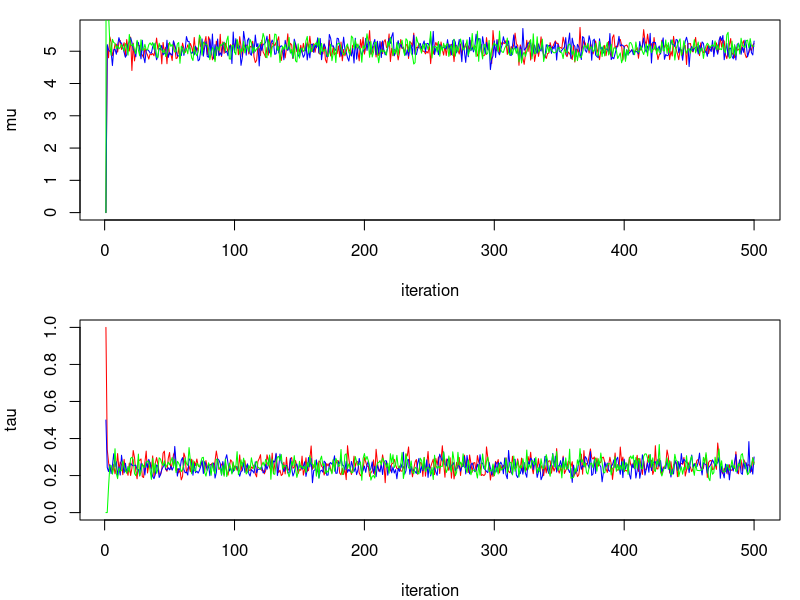
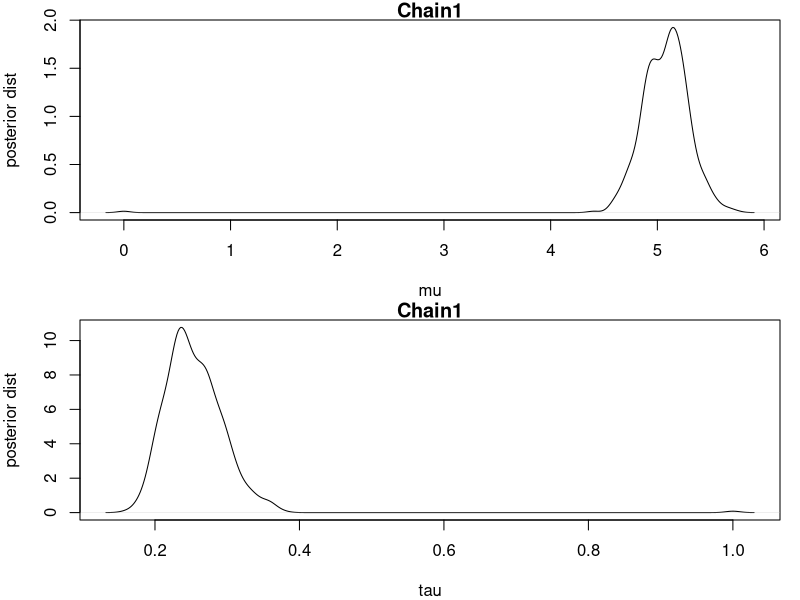
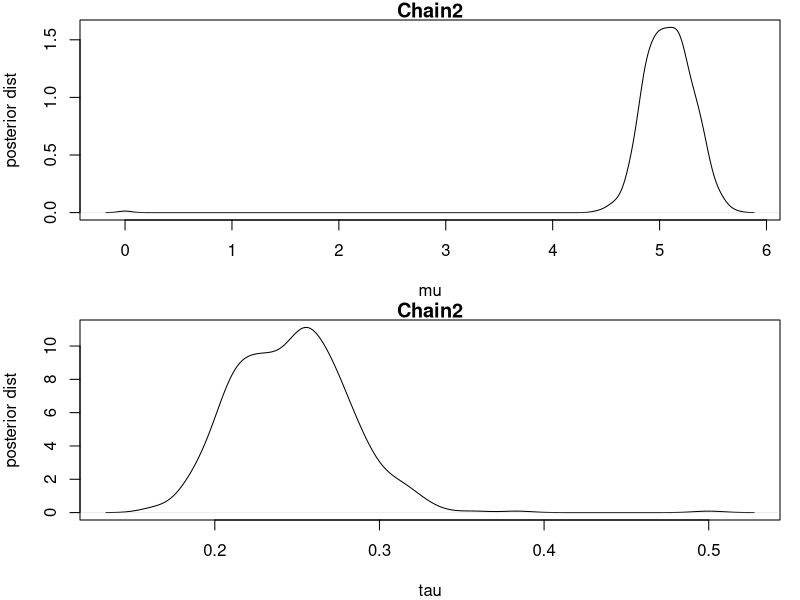

Here is the R script that generated these plots, in order:
## ---- chunk 1

gibbs = function(tau1) {

y = scan("y data.txt", what=double())

y_bar = mean(y); s2 = var(y);
n = 100; k = 500;

mu = rep(0, k); tau = rep(0, k);

tau[1] <- tau1

# posterior sampling distibutions
for (i in 2:(k)) {
  mu[i] <- rnorm(1, mean = y_bar, sd = sqrt(1/(n*tau[i-1])))
  k = sum(y^2) - 2*n*y_bar*(mu[i]) + n*((mu[i])^2)
  tau[i] <- rgamma(1, shape = n/2, scale = (2 / k))
}

result <- list(x1 = mu, x2 = tau)
result

}

## ---- chunk 2
means <- function(chain) {
    return(c(mean(chain$x1), mean(chain$x2)))
}

## ---- chunk 3
cred_int <- function(chain) {
    mu_95 <- quantile(chain$x1, 0.95); mu_05 <- quantile(chain$x1, 0.05)
    tau_95 <- quantile(chain$x2, 0.95); tau_05 <- quantile(chain$x2, 0.05)
    
    intervals <- matrix(0,2,2)
    intervals[1,1] <- mu_05; intervals[1,2] <- mu_95;
    intervals[2,1] <- tau_05; intervals[2,2] <- tau_95;
    
    return(intervals)
}

## ---- chunk 4

test_result1 = gibbs(tau1 = 1)
test_result2 = gibbs(tau1 = 0.5)

# try a 'bad' starting guess
test_result3 = gibbs(tau1 = 0.000001) 

nreps = 500;

par(mfrow=c(2,1), mar=c(4,4,1,1))

plot(1:nreps, test_result1$x1, type="l", col="red", ylim = c(0, max(test_result1$x1, test_result2$x1)), xlab = "iteration", ylab ="mu")
points(1:nreps, test_result2$x1, type="l", col="blue")
points(1:nreps, test_result3$x1, type="l", col="green")

plot(1:nreps, test_result1$x2, type="l", col="red", ylim = c(0, max(test_result1$x2, test_result2$x2)), xlab = "iteration", ylab ="tau")
points(1:nreps, test_result2$x2, type="l", col="blue")
points(1:nreps, test_result3$x2, type="l", col="green")


# Densities of 1st chain
plot(density(test_result1$x1), ylab="posterior dist", xlab="mu", main="Chain1")
plot(density(test_result1$x2), ylab="posterior dist", xlab="tau", main="Chain1")

# Densities of 2nd chain
plot(density(test_result2$x1), ylab="posterior dist", xlab="mu", main="Chain2")
plot(density(test_result2$x2), ylab="posterior dist", xlab="tau", main="Chain2")

(mean_test_result1 <- means(test_result1))
(mean_test_result2 <- means(test_result2))

(cred_int_test_result1 <- cred_int(test_result1))
(cred_int_test_result2 <- cred_int(test_result2))

